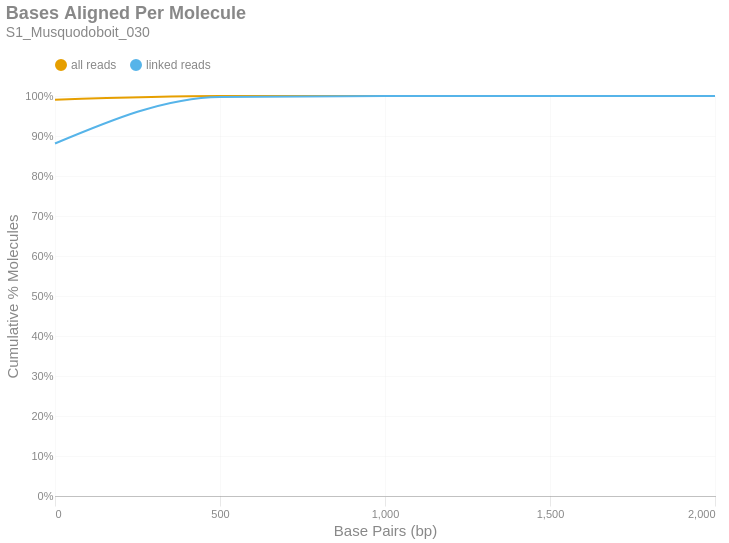

Notebook source saved alongside this figure:
### Markdown cell above
### Bases Aligned Per Molecule
This is a cumulative frequency distribution showing the number of base pairs aligned per unique molecule. These data are shown in 500 bp bins. There are two distributions: one with `all reads` (yellow) and another with only `linked reads` (blue). The percent of molecules in the `linked reads` distribution is relative to the total number of linked molecules.

### Code cell
if SKIPLR:
    print_html(f"Skipped")
else:
    binned_df = consolidated_hist(valids['aligned_bp'], mask, 500, True)
    with SafeRender(binned_df):
        (
            density_plot(binned_df, 'Bases Aligned Per Molecule', samplename, 'basesper')
            .encode(
                x=alt.X('bin:Q', title="Base Pairs (bp)").axis(tickMinStep=500).scale(padding=0),
                y=alt.Y('value:Q', title='Cumulative % Molecules')
                    .axis(format='%')
                    .scale(domain = [0,1])
                    .stack(False),
                color=alt.Color("key:N").scale(domain = ["all reads", "linked reads"]),
                tooltip = [
                    alt.Tooltip("key:N", title = "Data Type"),
                    alt.Tooltip("range_label:N", title="Bases Aligned Per Molecule"),
                    alt.Tooltip("value:Q", format = ".2%", title="% Molecules (Cum.)")
                ]
            )
        ).display()

### Figure 1 — Vega-Lite specification as saved in the notebook (floating-point values rounded to 4 significant figures)
{"width": "container", "height": 400, "config": {"title": {"anchor": "start", "dy": -15, "fontSize": 18, "color": "#888888", "subtitleColor": "#888888", "subtitleFontSize": 14}, "arc": {"fill": "#0072B2"}, "axis": {"domainColor": "#888888", "domainWidth": 0.5, "gridWidth": 0.2, "grid": false, "titleFontWeight": 400, "titleFontSize": 15, "labelFontSize": 11, "labelColor": "#888888", "tickColor": "#888888", "tickWidth": 0.2, "titleColor": "#888888"}, "axisBand": {"grid": false}, "axisX": {"grid": true, "tickSize": 10, "domainCap": "round"}, "axisY": {"domain": false, "grid": true, "tickSize": 0, "domainCap": "round"}, "background": "transparent", "header": {"labelFontSize": 15, "labelColor": "#888888", "titleFontSize": 15, "titleFontWeight": 600, "titleColor": "#888888"}, "legend": {"labelFont": "sans-serif", "labelFontSize": 12, "labelColor": "#888888", "symbolSize": 100, "symbolType": "circle", "titleFontSize": 12, "titlePadding": 10, "titleColor": "#888888", "title": null, "orient": "top"}, "range": {"category": ["#E69F00", "#56B4E9", "#009E73", "#F0E442", "#0072B2", "#D55E00", "#CC79A7", "#000000"], "diverging": ["#cfe8f3", "#a2d4ec", "#73bfe2", "#46abdb", "#1696d2", "#12719e"]}, "area": {"fill": "#0072B2", "fillOpacity": 0.7, "line": true, "strokeOpacity": 0.7}, "line": {"color": "#0072B2", "stroke": "#0072B2", "strokeWidth": 2}, "trail": {"color": "#0072B2", "stroke": "#0072B2", "strokeWidth": 0, "size": 1}, "point": {"filled": true, "fillOpacity": 1.0, "size": 95}, "text": {"color": "#888888", "fontSize": 11, "align": "right", "fontWeight": 400, "size": 11}, "bar": {"fill": "#0072B2", "stroke": null}, "view": {"stroke": null, "continuousWidth": 660, "continuousHeight": 400}}, "data": {"name": "data-516274e25f740b912198e5dfe61bc9df"}, "mark": {"type": "line", "interpolate": "monotone", "point": {"opacity": 0, "size": 275}}, "encoding": {"color": {"field": "key", "scale": {"domain": ["all reads", "linked reads"]}, "type": "nominal"}, "tooltip": [{"field": "key", "title": "Data Type", "type": "nominal"}, {"field": "range_label", "title": "Bases Aligned Per Molecule", "type": "nominal"}, {"field": "value", "format": ".2%", "title": "% Molecules (Cum.)", "type": "quantitative"}], "x": {"axis": {"tickMinStep": 500}, "field": "bin", "scale": {"padding": 0}, "title": "Base Pairs (bp)", "type": "quantitative"}, "y": {"axis": {"format": "%"}, "field": "value", "scale": {"domain": [0, 1]}, "stack": false, "title": "Cumulative % Molecules", "type": "quantitative"}}, "params": [{"name": "param_c36ac31b6afebe62", "select": {"type": "point", "fields": ["key"]}, "bind": "legend"}], "title": {"text": "Bases Aligned Per Molecule", "subtitle": "S1_Musquodoboit_030"}, "transform": [{"fold": ["all reads (cumsum)", "linked reads (cumsum)"]}, {"calculate": "replace(datum.key, ' (cumsum)', '')", "as": "key"}, {"filter": {"param": "param_c36ac31b6afebe62"}}], "usermeta": {"embedOptions": {"downloadFileName": "S1_Musquodoboit_030.basesper"}}, "$schema": "https://vega.github.io/schema/vega-lite/v6.1.0.json", "datasets": {"data-516274e25f740b912198e5dfe61bc9df": [{"bin": "0.0", "interval": "0.0-500.0", "all reads": 0.9907, "linked reads": 0.8812, "all reads (cumsum)": 0.9907, "linked reads (cumsum)": 0.8812, "range_label": "0-499"}, {"bin": "500.0", "interval": "500.0-1000.0", "all reads": 0.009071, "linked reads": 0.1166, "all reads (cumsum)": 0.9998, "linked reads (cumsum)": 0.9978, "range_label": "500-999"}, {"bin": "1000.0", "interval": "1000.0-1500.0", "all reads": 0.0002232, "linked reads": 0.002187, "all reads (cumsum)": 1.0, "linked reads (cumsum)": 0.9999, "range_label": "1000-1499"}, {"bin": "1500.0", "interval": "1500.0-2000.0", "all reads": 7.695e-06, "linked reads": 5.873e-05, "all reads (cumsum)": 1.0, "linked reads (cumsum)": 1.0, "range_label": "1500-1999"}, {"bin": "2000.0", "interval": "2000.0-2500.0", "all reads": 3.206e-07, "linked reads": 0.0, "all reads (cumsum)": 1.0, "linked reads (cumsum)": 1.0, "range_label": "2000-2499"}]}}
